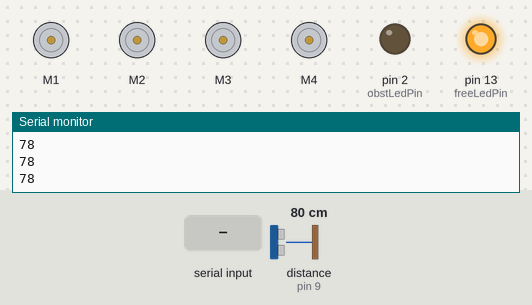
The sketch below on a simulated Arduino Uno, built with avr-gcc and run on an emulated ATmega328P. On the bench: 4 × DC motor (green arrow = forward, orange = backward, longer = faster), output pins drawn as LEDs (lit = HIGH), the last lines printed to the serial monitor. Wiring (inferred from the names in the program): ultrasonic range finder: trigger pin 10; echo pin 9. The test bench sets the inputs (shaded band); at power-on: distance to the obstacle (sensor on pin 9) 80 cm. The echo pulse lasts 58.3 µs per cm; pins used as bus, display or sensor lines are not drawn.

Above: at 1.2 s.
1.3 s: "d" received over Serial
At 2.2 s:
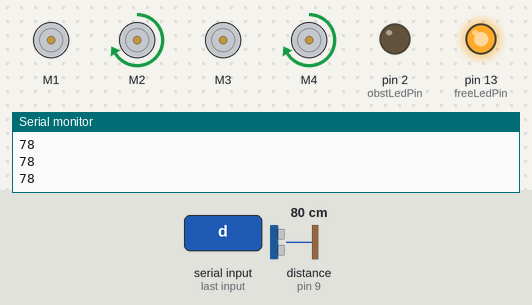
2.8 s: "g" received over Serial
At 3.6 s:
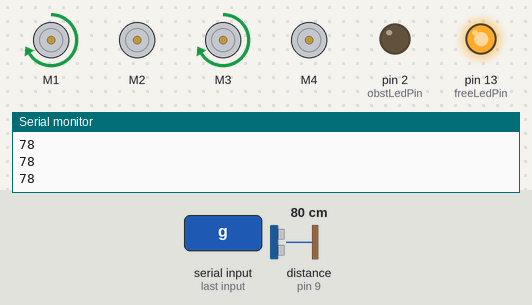
4.3 s: "a" received over Serial
At 5.0 s:
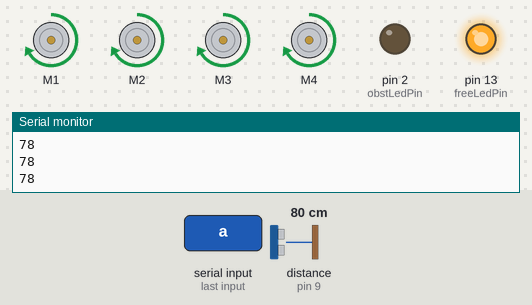
5.8 s: "r" received over Serial
At 6.8 s:
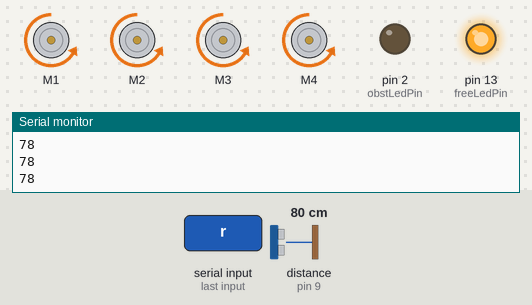
7.4 s: "k" received over Serial
At 7.8 s:
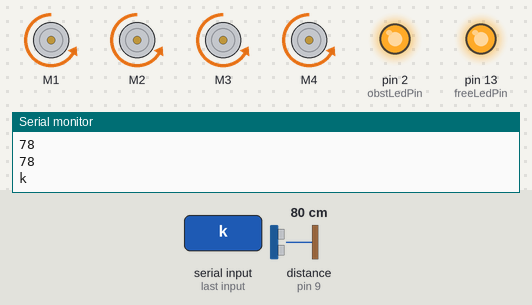
Timing chart, 0 to 10.4 s (numbered marks = the images above; inputs shaded):
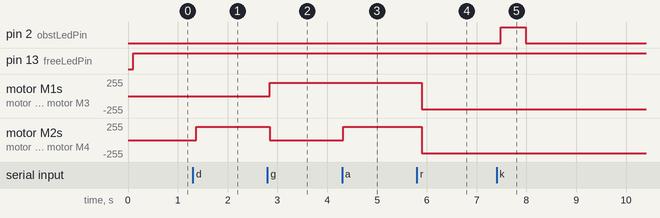

Measured:
- after the input at 1.3 s, motor M2, motor M4: stopped → forward 200/255 after 0.07 s
- after the input at 2.8 s, motor M1, motor M3: stopped → forward 200/255 after 0.05 s; motor M2, motor M4: forward 200/255 → stopped after 0.05 s
- after the input at 4.3 s, motor M2, motor M4: stopped → forward 200/255 at once
- after the input at 5.8 s, motor M1–4: forward 200/255 → backward 200/255 after 0.10 s
- after the input at 7.4 s, pin 2 (obstLedPin): LOW → HIGH after 0.08 s, → LOW 0.50 s later

The sketch:

obstacle-detector-robot-code.ino
```cpp
/*  Arduino DC Motor Control - PWM | H-Bridge | L298N
         Project - Arduino Robot Car Control
    by Romaric Tsopnang, www.TheiTronics.com
*/
#include <AFMotor.h>
// DC motor on M2
AF_DCMotor motor1AvantDroite(1);
AF_DCMotor motor2AvantGauche(2);
AF_DCMotor motor3ArriereDroite(3);
AF_DCMotor motor4ArriereGauche(4);

//Système anti-collision
#define trigPin1 10
#define echoPin1 9
#define obstLedPin 2
#define freeLedPin 13

long duration, distance, UltraSensor, distance_securite = 30;

int motorSpeedA = 0;
int motorSpeedB = 0;

boolean buttonState = LOW;
int ManuAutoState = 0; // 0 == Manual and 1 == Auto
int pressed = false;
int AlertState = 0;

unsigned char carSpeed = 255;
char getstr;


void forward(){

  motor1AvantDroite.run(FORWARD);
  motor2AvantGauche.run(FORWARD);
  motor3ArriereDroite.run(FORWARD);
  motor4ArriereGauche.run(FORWARD);

  Serial.println("Forward");//send message to serial monitor
}

void back(){
  motor1AvantDroite.run(BACKWARD);
  motor2AvantGauche.run(BACKWARD);
  motor3ArriereDroite.run(BACKWARD);
  motor4ArriereGauche.run(BACKWARD);
  Serial.println("Back");
}


void left(){
  motor1AvantDroite.run(FORWARD);
  motor2AvantGauche.run(RELEASE);
  motor3ArriereDroite.run(FORWARD);
  motor4ArriereGauche.run(RELEASE);
  Serial.println("Left");
  }

void right() {
  motor1AvantDroite.run(RELEASE);
  motor2AvantGauche.run(FORWARD);
  motor3ArriereDroite.run(RELEASE);
  motor4ArriereGauche.run(FORWARD);
  Serial.println("Right");
  }


  void stopme(){
  motor1AvantDroite.run(RELEASE);
  motor2AvantGauche.run(RELEASE);
  motor3ArriereDroite.run(RELEASE);
  motor4ArriereGauche.run(RELEASE);
  Serial.println("STOP");
}


void setup() {

  Serial.begin(9600);//open serial and set the baudrate

  //Système anti-collision
  pinMode(trigPin1, OUTPUT);
  pinMode(echoPin1, INPUT);
  pinMode(obstLedPin, OUTPUT);
  pinMode(freeLedPin, OUTPUT);

  // turn on motor #1
  motor1AvantDroite.setSpeed(200);
  motor1AvantDroite.run(RELEASE);

  // turn on motor #2
  motor2AvantGauche.setSpeed(200);
  motor2AvantGauche.run(RELEASE);

  // turn on motor #3
  motor3ArriereDroite.setSpeed(200);
  motor3ArriereDroite.run(RELEASE);

  // turn on motor #2
  motor4ArriereGauche.setSpeed(200);
  motor4ArriereGauche.run(RELEASE);

  while(!Serial){
    ;}
}
void loop() {

  //Système anti-collision
  SonarSensor(trigPin1, echoPin1);
  UltraSensor = distance;
  Serial.println(UltraSensor);

    //if(UltraSensor > distance_securite and AlertState == 1){ //on avance

    if(AlertState == 1){ //on avance

      if(UltraSensor > distance_securite){ //on avance
        digitalWrite(obstLedPin, LOW);
        digitalWrite(freeLedPin, HIGH);

      }else{ //on arrete
        digitalWrite(obstLedPin, HIGH);
        digitalWrite(freeLedPin, LOW);
        //stopme();
      }
    }else{
      digitalWrite(obstLedPin, LOW);
      digitalWrite(freeLedPin, HIGH);

    }


      if(Serial.available()){
          getstr = Serial.read();
          Serial.println(getstr);

          switch(getstr){
            /*case 'd': forward();delay(100);forward();left(); break;
            case 'g': back();  delay(100); back();left();  break;*/
            case 'd': right(); break;
            case 'g': left(); break;
            case 'a': forward(); break;
            case 'r': back();  break;
            case 's': stopme();  break;


            case 'o': AlertState = 1; break;
            case 'f': AlertState = 0; break;
            case 'k':
              digitalWrite(obstLedPin, HIGH);
              delay(500);
              digitalWrite(obstLedPin, LOW);
            default:  break;
            }
      }


}


    void SonarSensor(int trigPin,int echoPin)
    {
    digitalWrite(trigPin, LOW);
    delayMicroseconds(2);
    digitalWrite(trigPin, HIGH);
    delayMicroseconds(10);
    digitalWrite(trigPin, LOW);
    duration = pulseIn(echoPin, HIGH);
    //distance = (duration/2) * 29.1;
    distance = duration*340/20000;
    delay(100);

    if(distance<10){

      digitalWrite(obstLedPin, HIGH);
      digitalWrite(freeLedPin, LOW);
    }else{

      digitalWrite(obstLedPin , LOW);
      digitalWrite(freeLedPin, HIGH);
    }

  }
```
